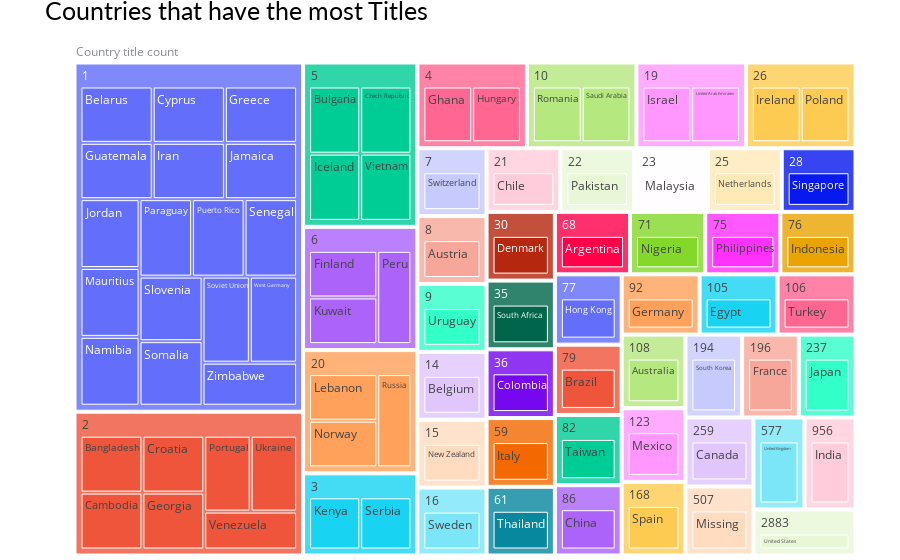

Notebook source saved alongside this figure:
### Markdown cell above
#### Plot 1 <a class="anchor" id="section_4_1"></a>

### Code cell
fig_tree = px.treemap(df_Country, path=[px.Constant("Country title count"),'Count','country'])
fig_tree.update_layout(title='Countries that have the most Titles',
                  margin=dict(t=40, b=0, l=70, r=40),
                  plot_bgcolor='#fff', paper_bgcolor='#fff',
                  title_font=dict(size=25, color='#000', family="Lato, sans-serif"),
                  font=dict(color='#8a8d93'),
                  hoverlabel=dict(bgcolor="#444", font_size=13, font_family="Lato, sans-serif"))

### Figure 1 — Plotly figure (JSON) as saved in the notebook; plotly's stock layout.template omitted (floating-point values rounded to 4 significant figures; data arrays with more than 128 entries replaced by an {"elided": "..."} marker saying what was removed)
{"data": [{"branchvalues": "total", "domain": {"x": [0, 1], "y": [0, 1]}, "hovertemplate": "labels=%{label}<br>count=%{value}<br>parent=%{parent}<br>id=%{id}<extra></extra>", "ids": {"elided": "131 str values"}, "labels": {"elided": "131 str values"}, "name": "", "parents": {"elided": "131 str values"}, "type": "treemap", "values": {"elided": "131 int values"}}], "layout": {"font": {"color": "#8a8d93"}, "hoverlabel": {"bgcolor": "#444", "font": {"family": "Lato, sans-serif", "size": 13}}, "legend": {"tracegroupgap": 0}, "margin": {"b": 0, "l": 70, "r": 40, "t": 40}, "paper_bgcolor": "#fff", "plot_bgcolor": "#fff", "title": {"font": {"color": "#000", "family": "Lato, sans-serif", "size": 25}, "text": "Countries that have the most Titles"}}}
